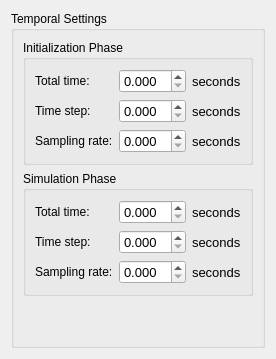
      <widget class="QWidget" name="sim_conf_stack_page_Time">
       <layout class="QGridLayout" name="gridLayout_3">
        <item row="0" column="0">
         <widget class="QGroupBox" name="groupBox_51">
          <property name="toolTip">
           <string>Time-related properties of this simulation.</string>
          </property>
          <property name="title">
           <string>Temporal Settings</string>
          </property>
          <layout class="QVBoxLayout" name="verticalLayout_22">
           <item>
            <widget class="QGroupBox" name="groupBox_14">
             <property name="toolTip">
              <string>Time-related properties of this simulation's initialization phase.</string>
             </property>
             <property name="title">
              <string>Initialization Phase</string>
             </property>
             <layout class="QFormLayout" name="formLayout">
              <item row="0" column="0">
               <widget class="QLabel" name="label_77">
                <property name="text">
                 <string>Total time:</string>
                </property>
               </widget>
              </item>
              <item row="0" column="1">
               <widget class="QWidget" name="widget_9" native="true">
                <property name="toolTip">
                 <string>Duration in seconds of this simulation's initialization phase.</string>
                </property>
                <layout class="QHBoxLayout" name="horizontalLayout_9">
                 <property name="leftMargin">
                  <number>0</number>
                 </property>
                 <property name="topMargin">
                  <number>0</number>
                 </property>
                 <property name="rightMargin">
                  <number>0</number>
                 </property>
                 <property name="bottomMargin">
                  <number>0</number>
                 </property>
                 <item>
                  <widget class="QBetseeSimConfDoubleSpinBox" name="sim_conf_time_init_total">
                   <property name="font">
                    <font>
                     <pointsize>10</pointsize>
                     <weight>50</weight>
                     <bold>false</bold>
                    </font>
                   </property>
                   <property name="toolTip">
                    <string/>
                   </property>
                   <property name="suffix">
                    <string/>
                   </property>
                   <property name="decimals">
                    <number>3</number>
                   </property>
                   <property name="singleStep">
                    <double>0.100000000000000</double>
                   </property>
                  </widget>
                 </item>
                 <item>
                  <widget class="QLabel" name="label_6">
                   <property name="font">
                    <font>
                     <pointsize>10</pointsize>
                    </font>
                   </property>
                   <property name="text">
                    <string>seconds</string>
                   </property>
                  </widget>
                 </item>
                </layout>
               </widget>
              </item>
              <item row="1" column="0">
               <widget class="QLabel" name="label_75">
                <property name="text">
                 <string>Time step:</string>
                </property>
               </widget>
              </item>
              <item row="1" column="1">
               <widget class="QWidget" name="widget_10" native="true">
                <property name="toolTip">
                 <string>Duration in seconds of each time step (both sampled and unsampled) of this simulation's initialization phase.</string>
                </property>
                <layout class="QHBoxLayout" name="horizontalLayout_10">
                 <property name="leftMargin">
                  <number>0</number>
                 </property>
                 <property name="topMargin">
                  <number>0</number>
                 </property>
                 <property name="rightMargin">
                  <number>0</number>
                 </property>
                 <property name="bottomMargin">
                  <number>0</number>
                 </property>
                 <item>
                  <widget class="QBetseeSimConfDoubleSpinBox" name="sim_conf_time_init_step">
                   <property name="font">
                    <font>
                     <pointsize>10</pointsize>
                     <weight>50</weight>
                     <bold>false</bold>
                    </font>
                   </property>
                   <property name="toolTip">
                    <string/>
                   </property>
                   <property name="suffix">
                    <string/>
                   </property>
                   <property name="decimals">
                    <number>3</number>
                   </property>
                   <property name="singleStep">
                    <double>0.100000000000000</double>
                   </property>
                  </widget>
                 </item>
                 <item>
                  <widget class="QLabel" name="label_7">
                   <property name="font">
                    <font>
                     <pointsize>10</pointsize>
                    </font>
                   </property>
                   <property name="text">
                    <string>seconds</string>
                   </property>
                  </widget>
                 </item>
                </layout>
               </widget>
              </item>
              <item row="2" column="0">
               <widget class="QLabel" name="label_76">
                <property name="text">
                 <string>Sampling rate:</string>
                </property>
               </widget>
              </item>
              <item row="2" column="1">
               <widget class="QWidget" name="widget_11" native="true">
                <property name="toolTip">
                 <string>Duration in seconds between each sampled time step (inclusive) of this simulation's initialization phase. Decreasing this duration increases the number of time steps for which data is exported from this phase at a linear cost in space consumption.</string>
                </property>
                <layout class="QHBoxLayout" name="horizontalLayout_11">
                 <property name="leftMargin">
                  <number>0</number>
                 </property>
                 <property name="topMargin">
                  <number>0</number>
                 </property>
                 <property name="rightMargin">
                  <number>0</number>
                 </property>
                 <property name="bottomMargin">
                  <number>0</number>
                 </property>
                 <item>
                  <widget class="QBetseeSimConfDoubleSpinBox" name="sim_conf_time_init_sampling">
                   <property name="font">
                    <font>
                     <pointsize>10</pointsize>
                     <weight>50</weight>
                     <bold>false</bold>
                    </font>
                   </property>
                   <property name="toolTip">
                    <string/>
                   </property>
                   <property name="suffix">
                    <string/>
                   </property>
                   <property name="decimals">
                    <number>3</number>
                   </property>
                   <property name="singleStep">
                    <double>0.100000000000000</double>
                   </property>
                  </widget>
                 </item>
                 <item>
                  <widget class="QLabel" name="label_8">
                   <property name="font">
                    <font>
                     <pointsize>10</pointsize>
                    </font>
                   </property>
                   <property name="text">
                    <string>seconds</string>
                   </property>
                  </widget>
                 </item>
                </layout>
               </widget>
              </item>
             </layout>
            </widget>
           </item>
           <item>
            <widget class="QGroupBox" name="groupBox_15">
             <property name="toolTip">
              <string>Time-related properties of this simulation's simulation phase.</string>
             </property>
             <property name="title">
              <string>Simulation Phase</string>
             </property>
             <layout class="QFormLayout" name="formLayout_18">
              <item row="0" column="0">
               <widget class="QLabel" name="label_78">
                <property name="text">
                 <string>Total time:</string>
                </property>
               </widget>
              </item>
              <item row="0" column="1">
               <widget class="QWidget" name="widget_12" native="true">
                <property name="toolTip">
                 <string>Duration in seconds of this simulation's simulation phase.</string>
                </property>
                <layout class="QHBoxLayout" name="horizontalLayout_12">
                 <property name="leftMargin">
                  <number>0</number>
                 </property>
                 <property name="topMargin">
                  <number>0</number>
                 </property>
                 <property name="rightMargin">
                  <number>0</number>
                 </property>
                 <property name="bottomMargin">
                  <number>0</number>
                 </property>
                 <item>
                  <widget class="QBetseeSimConfDoubleSpinBox" name="sim_conf_time_sim_total">
                   <property name="font">
                    <font>
                     <pointsize>10</pointsize>
                     <weight>50</weight>
                     <bold>false</bold>
                    </font>
                   </property>
                   <property name="toolTip">
                    <string/>
                   </property>
                   <property name="suffix">
                    <string/>
                   </property>
                   <property name="decimals">
                    <number>3</number>
                   </property>
                   <property name="singleStep">
                    <double>0.100000000000000</double>
                   </property>
                  </widget>
                 </item>
                 <item>
                  <widget class="QLabel" name="label_9">
                   <property name="font">
                    <font>
                     <pointsize>10</pointsize>
                    </font>
                   </property>
                   <property name="text">
                    <string>seconds</string>
                   </property>
                  </widget>
                 </item>
                </layout>
               </widget>
              </item>
              <item row="1" column="0">
               <widget class="QLabel" name="label_79">
                <property name="text">
                 <string>Time step:</string>
                </property>
               </widget>
              </item>
              <item row="1" column="1">
               <widget class="QWidget" name="widget_13" native="true">
                <property name="toolTip">
                 <string>Duration in seconds of each time step (both sampled and unsampled) of this simulation's simulation phase.</string>
                </property>
                <layout class="QHBoxLayout" name="horizontalLayout_13">
                 <property name="leftMargin">
                  <number>0</number>
                 </property>
                 <property name="topMargin">
                  <number>0</number>
                 </property>
                 <property name="rightMargin">
                  <number>0</number>
                 </property>
                 <property name="bottomMargin">
                  <number>0</number>
                 </property>
                 <item>
                  <widget class="QBetseeSimConfDoubleSpinBox" name="sim_conf_time_sim_step">
                   <property name="font">
                    <font>
                     <pointsize>10</pointsize>
                     <weight>50</weight>
                     <bold>false</bold>
                    </font>
                   </property>
                   <property name="toolTip">
                    <string/>
                   </property>
                   <property name="suffix">
                    <string/>
                   </property>
                   <property name="decimals">
                    <number>3</number>
                   </property>
                   <property name="singleStep">
                    <double>0.100000000000000</double>
                   </property>
                  </widget>
                 </item>
                 <item>
                  <widget class="QLabel" name="label_10">
                   <property name="font">
                    <font>
                     <pointsize>10</pointsize>
                    </font>
                   </property>
                   <property name="text">
                    <string>seconds</string>
                   </property>
                  </widget>
                 </item>
                </layout>
               </widget>
              </item>
              <item row="2" column="0">
               <widget class="QLabel" name="label_80">
                <property name="text">
                 <string>Sampling rate:</string>
                </property>
               </widget>
              </item>
              <item row="2" column="1">
               <widget class="QWidget" name="widget_14" native="true">
                <property name="toolTip">
                 <string>Duration in seconds between each sampled time step (inclusive) of this simulation's simulation phase. Decreasing this duration increases the number of time steps for which data is exported from this phase at a linear cost in space consumption.</string>
                </property>
                <layout class="QHBoxLayout" name="horizontalLayout_14">
                 <property name="leftMargin">
                  <number>0</number>
                 </property>
                 <property name="topMargin">
                  <number>0</number>
                 </property>
                 <property name="rightMargin">
                  <number>0</number>
                 </property>
                 <property name="bottomMargin">
                  <number>0</number>
                 </property>
                 <item>
                  <widget class="QBetseeSimConfDoubleSpinBox" name="sim_conf_time_sim_sampling">
                   <property name="font">
                    <font>
                     <pointsize>10</pointsize>
                     <weight>50</weight>
                     <bold>false</bold>
                    </font>
                   </property>
                   <property name="toolTip">
                    <string/>
                   </property>
                   <property name="suffix">
                    <string/>
                   </property>
                   <property name="decimals">
                    <number>3</number>
                   </property>
                   <property name="singleStep">
                    <double>0.100000000000000</double>
                   </property>
                  </widget>
                 </item>
                 <item>
                  <widget class="QLabel" name="label_11">
                   <property name="font">
                    <font>
                     <pointsize>10</pointsize>
                    </font>
                   </property>
                   <property name="text">
                    <string>seconds</string>
                   </property>
                  </widget>
                 </item>
                </layout>
               </widget>
              </item>
             </layout>
            </widget>
           </item>
           <item>
            <spacer name="verticalSpacer_2">
             <property name="orientation">
              <enum>Qt::Vertical</enum>
             </property>
             <property name="sizeHint" stdset="0">
              <size>
               <width>20</width>
               <height>40</height>
              </size>
             </property>
            </spacer>
           </item>
          </layout>
         </widget>
        </item>
       </layout>
      </widget>
